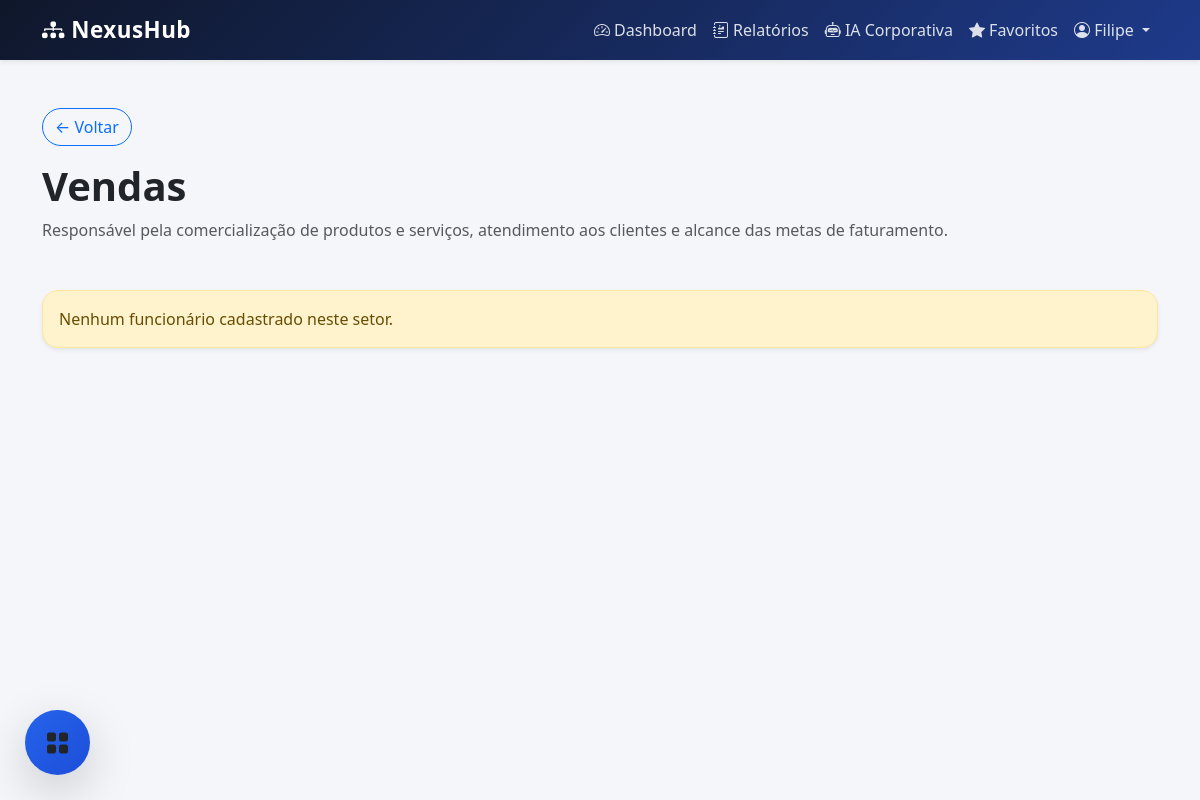
/setor/4/ (signed in), run on an earlier commit of the app's database.
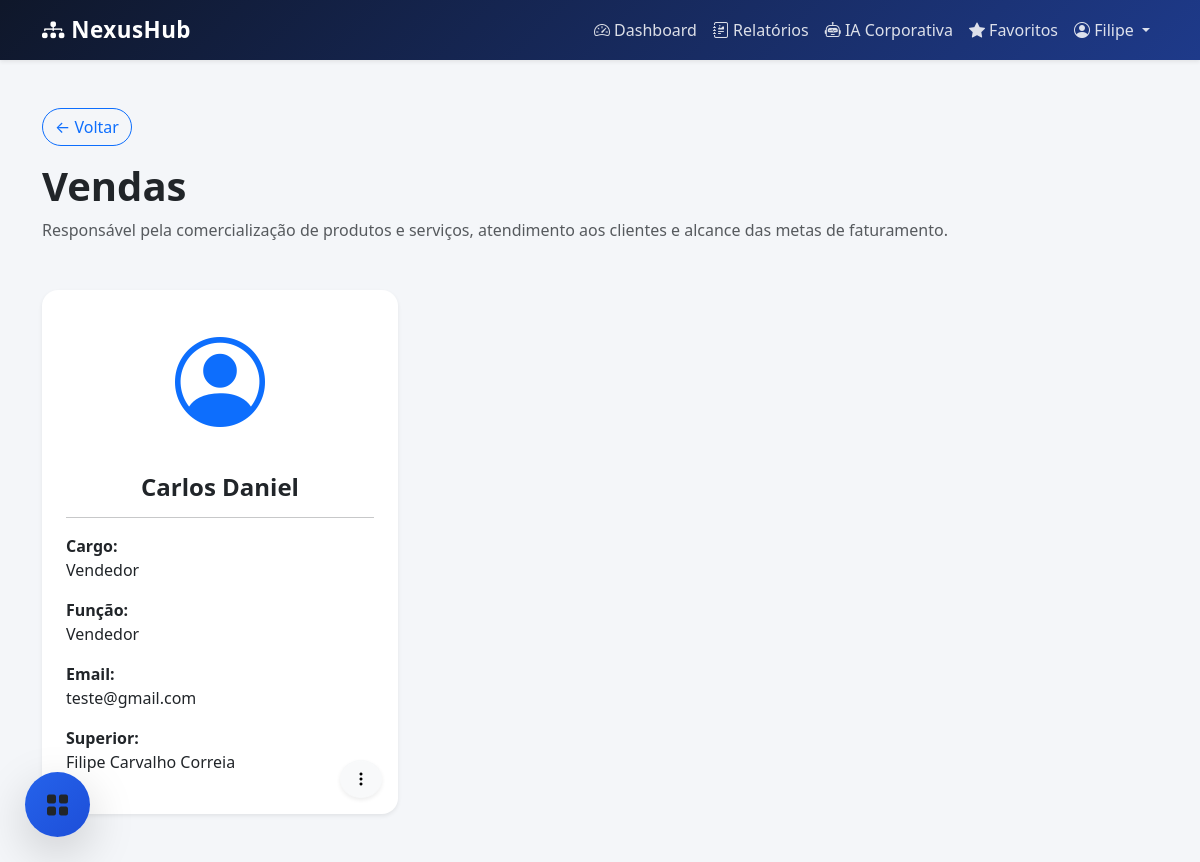
And on a later commit of the database.
### funcionarios/models.py (models this page shows, shortened)
class Funcionario(models.Model):
    usuario = models.OneToOneField(
        User,
        on_delete=models.CASCADE
    )
    ativo = models.BooleanField(
        default=True
    )
    cargo = models.CharField(
        max_length=100
    )
    funcao = models.TextField()
    telefone = models.CharField(
        max_length=20,
        blank=True
    )
    data_nascimento = models.DateField(
        null=True,
        blank=True
    )
    foto = models.ImageField(
        upload_to='funcionarios/',
        blank=True,
        null=True
    )
    setor = models.ForeignKey(
        Setor,
        on_delete=models.CASCADE
    )
    superior = models.ForeignKey(
        'self',
        on_delete=models.SET_NULL,
        null=True,
        blank=True
    )

### setores/views.py (the view)
@login_required
def detalhe_setor(request, setor_id):
    setor = get_object_or_404(Setor, id=setor_id)
    funcionarios = Funcionario.objects.filter(
        setor=setor,
        ativo=True
    )
    return render(request, 'setores/detalhe_setor.html', {
        'setor': setor,
        'funcionarios': funcionarios
    })

### templates/setores/detalhe_setor.html (shortened to what this page needs)
{% extends 'base.html' %}
{% block content %}
<div class="container py-5">
    <div class="mb-5">
        <a href="/" class="btn btn-outline-primary mb-3 rounded-pill">
            ← Voltar
        </a>
        <h1 class="fw-bold">
            {{ setor.nome }}
        </h1>
        <p class="text-muted">
            {{ setor.descricao }}
        </p>
    </div>
    <div class="row g-4">
        {% for funcionario in funcionarios %}
        <div class="col-md-4">
            <div class="card border-0 shadow-sm rounded-4 h-100 position-relative">
                <div class="card-body p-4">
                    <div class="text-center mb-4">
                        {% if funcionario.foto %}
                            <img src="{{ funcionario.foto.url }}"
                                 class="rounded-circle shadow-sm"
                                 width="120"
                                 height="120"
                                 style="object-fit: cover;">
                        {% else %}
                            <i class="bi bi-person-circle"
                               style="font-size: 90px; color: #0d6efd;">
                            </i>
                        {% endif %}
                    </div>
                    <h4 class="fw-bold text-center mb-3">
                        {{ funcionario.usuario.get_full_name }}
                    </h4>
                    <hr>
                    <p>
                        <strong>Cargo:</strong><br>
                        {{ funcionario.cargo }}
                    </p>
                    <p>
                        <strong>Função:</strong><br>
                        {{ funcionario.funcao }}
                    </p>
                    <p>
                        <strong>Email:</strong><br>
                        {{ funcionario.usuario.email }}
                    </p>
                    {% if funcionario.superior %}
                    <p>
                        <strong>Superior:</strong><br>
                        {{ funcionario.superior.usuario.get_full_name }}
                    </p>
                    {% endif %}
                    {% if user.is_superuser or user.groups.all.0.name == 'RH' %}
                    <div class="dropdown position-absolute bottom-0 end-0 m-3">
                        <button class="btn btn-light rounded-circle shadow-sm"
                                type="button"
                                data-bs-toggle="dropdown"
                                aria-expanded="false">
                            <i class="bi bi-three-dots-vertical"></i>
                        </button>
                    </div>
                    {% endif %}
                </div>
            </div>
        </div>
        {% empty %}
        <div class="col-12">
            <div class="alert alert-warning rounded-4 shadow-sm">
                Nenhum funcionário cadastrado neste setor.
            </div>
        </div>
        {% endfor %}
    </div>
</div>
{% endblock %}

What changed in the data, as far as the page shows it:
added Funcionario: usuario.get_full_name "Carlos Daniel", cargo "Vendedor", funcao "Vendedor", usuario.email "teste@gmail.com", superior.usuario.get_full_name "Filipe Carvalho Correia"
Also different on the page:
text no longer shown: "Nenhum funcionário cadastrado neste setor."
